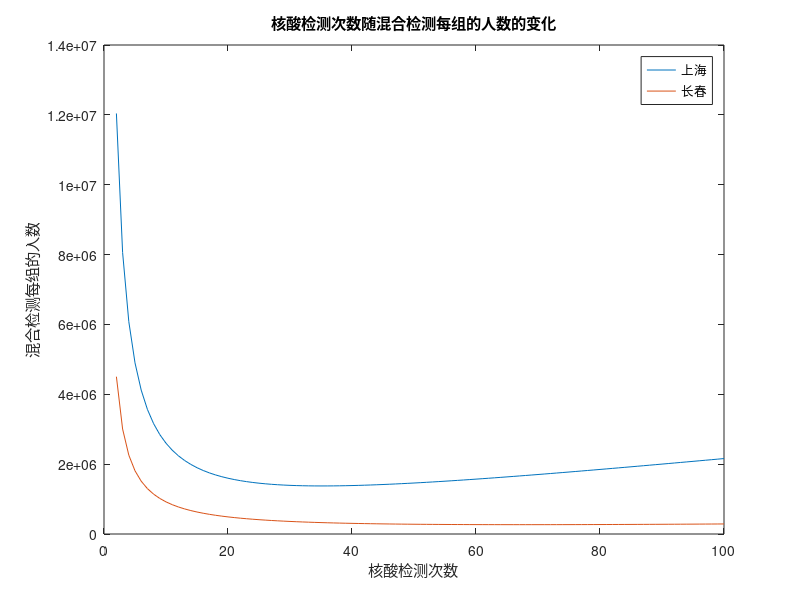

This figure's MATLAB source:
clear;
clc;
close all;

% 上海
n = 2.4e7;
m = 2e4;

k = 2:100;
e = 1 + 1 ./ k - (1 - m / n) .^ k;
plot(k, n * e);
hold on;

% 长春
n = 9e6;
m = 2e3;

k = 2:100;
e = 1 + 1 ./ k - (1 - m / n) .^ k;
plot(k, n * e);

title('核酸检测次数随混合检测每组的人数的变化');
legend(['上海'; '长春'])
xlabel('核酸检测次数');
ylabel('混合检测每组的人数');